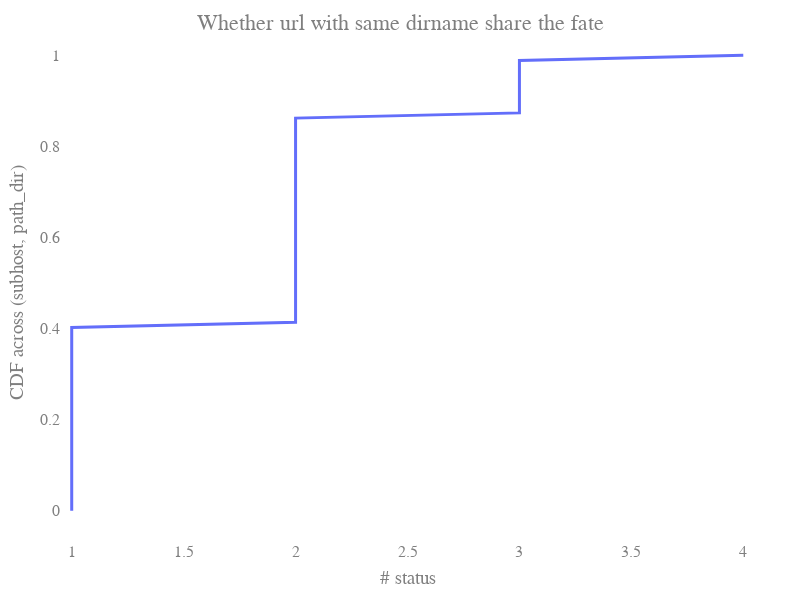

The code cell stored with this chart in its notebook:
### Markdown cell above
#### For definite reconsturcted urls, what are their same path urls' fate?

### Code cell
host_extractor = url_utils.HostExtractor()
years = [1999, 2004, 2009, 2014, 2019]
headers = ['45xx']
filters = [re.compile("^[45xx]")]
df = pd.DataFrame({})
status, count = [], 0
fate = {}
for year in years:
    year_dict = {'year': [year]}
    for h, f in zip(headers, filters):
        match = db.url_broken.aggregate([
            {"$match": {"status": f, "year": year}},
            {"$lookup": {
                "from": "search_meta",
                "let": {"id": "$_id"},
                "pipeline": [
                    {"$match": {"usage": "represent", "similarity": {"$gte": 0.8}}},
                    {"$match": {"$expr": {"$and": [
                        {"$eq": ["$url", "$$id"]}
                    ]}}}
                ],
                "as": "searched"
            }},
            {"$match": {"searched.0": {"$exists": True}}},
            {"$unwind": "$searched"},
            {"$project": {"searched_url": "$searched.searched_url", "similairty": "$searched.similarity", "year": True, "status": True}}
        ])
        match = list(match)
        for url in match:
            orig_host = host_extractor.extract(url['_id'])
            search_host = host_extractor.extract(url['searched_url'])
            if orig_host == search_host:
                count += 1
                path = urlparse(url['_id']).path
                if path == '': path += '/'
                elif path[-1] == '/' and path != '/': path = path[:-1]
                dirr = os.path.dirname(path)
                same_path = list(db.url_status_implicit_broken.find({"_id": re.compile(dirr), "hostname": orig_host, 'year': year}))
                if len(same_path) >= 3: 
                    status.append(len(set([url_utils.status_categories(sp['status'], '') for sp in same_path])))
                    fate['{}|{}'.format(orig_host, path)] = same_path
        print(len(status))
print(len(status), count)
json.dump(fate, open('tmp/searched_45xx_path_fate.json', 'w+'))
plotly_utils.plot_CDF(pd.DataFrame({'num': status}), xtitle='# status', ytitle='CDF across (subhost, path_dir)',\
                      title='Whether url with same dirname share the fate')

### Figure 1 — Plotly figure (JSON) as saved in the notebook; plotly's stock layout.template omitted (floating-point values rounded to 4 significant figures)
{"data": [{"line": {"width": 3}, "mode": "lines", "name": "num", "type": "scatter", "x": [1, 1, 1, 1, 1, 1, 1, 1, 1, 1, 1, 1, 1, 1, 1, 1, 1, 1, 1, 1, 1, 1, 1, 1, 1, 1, 1, 1, 1, 1, 1, 1, 1, 1, 1, 1, 2, 2, 2, 2, 2, 2, 2, 2, 2, 2, 2, 2, 2, 2, 2, 2, 2, 2, 2, 2, 2, 2, 2, 2, 2, 2, 2, 2, 2, 2, 2, 2, 2, 2, 2, 2, 2, 2, 2, 2, 3, 3, 3, 3, 3, 3, 3, 3, 3, 3, 3, 4], "y": [0, 0.01149, 0.02299, 0.03448, 0.04598, 0.05747, 0.06897, 0.08046, 0.09195, 0.1034, 0.1149, 0.1264, 0.1379, 0.1494, 0.1609, 0.1724, 0.1839, 0.1954, 0.2069, 0.2184, 0.2299, 0.2414, 0.2529, 0.2644, 0.2759, 0.2874, 0.2989, 0.3103, 0.3218, 0.3333, 0.3448, 0.3563, 0.3678, 0.3793, 0.3908, 0.4023, 0.4138, 0.4253, 0.4368, 0.4483, 0.4598, 0.4713, 0.4828, 0.4943, 0.5057, 0.5172, 0.5287, 0.5402, 0.5517, 0.5632, 0.5747, 0.5862, 0.5977, 0.6092, 0.6207, 0.6322, 0.6437, 0.6552, 0.6667, 0.6782, 0.6897, 0.7011, 0.7126, 0.7241, 0.7356, 0.7471, 0.7586, 0.7701, 0.7816, 0.7931, 0.8046, 0.8161, 0.8276, 0.8391, 0.8506, 0.8621, 0.8736, 0.8851, 0.8966, 0.908, 0.9195, 0.931, 0.9425, 0.954, 0.9655, 0.977, 0.9885, 1]}], "layout": {"autosize": false, "font": {"color": "#7f7f7f", "family": "Time New Roman", "size": 16}, "height": 600, "margin": {"b": 50, "l": 50, "pad": 4, "r": 50, "t": 30}, "plot_bgcolor": "rgba(0, 0, 0, 0)", "title": {"text": "Whether url with same dirname share the fate", "x": 0.5, "yanchor": "top"}, "width": 800, "xaxis": {"range": [0.97, 4.03], "title": {"text": "# status"}, "type": "linear"}, "yaxis": {"autorange": true, "range": [-0.05556, 1.056], "title": {"text": "CDF across (subhost, path_dir)"}, "type": "linear"}}}
